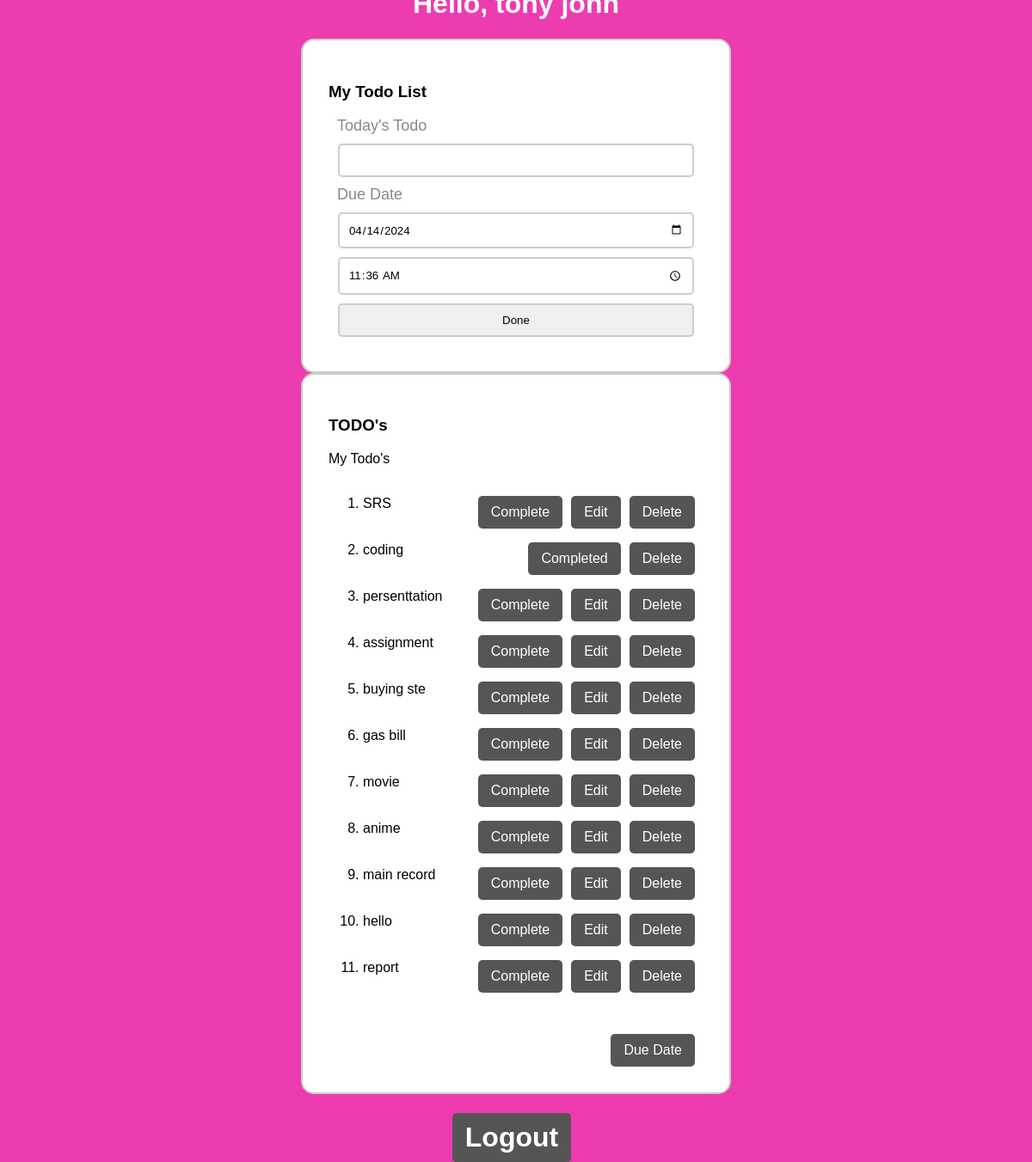
Screenshot of /login/home.php (signed in) with the database file from the repository.
### tables this page shows
CREATE TABLE IF NOT EXISTS `todos` (
  `tid` int NOT NULL AUTO_INCREMENT,
  `todo` varchar(255) NOT NULL,
  `status` tinyint NOT NULL,
  `uid` int NOT NULL,
  `date` date NOT NULL,
  `time` time NOT NULL,
  PRIMARY KEY (`tid`)
);

### login/home.php (the view, shortened to what this page needs)
<?php
if (isset($_SESSION['uid']) && isset($_SESSION['user_name']))
 {
	$ui=$_SESSION['uid'];
  $dbc = mysqli_connect('localhost', 'root', '', 'to');
?>
<!DOCTYPE html>
<html>
<head>
	 <link rel="stylesheet" type="text/css" href="s.css">
</head>
<body>
	<br><br><br><br><br><br><br><br><br><br><br><br><br><br><br><br><br><br><br><br><br><br><br><br><br><br><br><br><br>
<h1>Hello, <?php echo $_SESSION['name']; ?></h1>
        				<form action="home.php" method="post">
						<h3 >My Todo List</h3>
					   					<label>Today's Todo</label>
					   					<center>
					   						<input type="text" name="todo" >
									    </center>
											<label>Due Date</label>
										<center>
											<input type="date" name="dueDate" value="<?php echo date('Y-m-d'); ?>">
											<?php  $currentTime = new DateTime(date('H:i'));
                                            $timeInterval = new DateInterval('PT5H30M');
                                           $targetTime = $currentTime->add($timeInterval);   ?>
										   <input type='time' name='duetime' value="<?php echo $targetTime->format('H:i');?>">
                                        </center>
				   							<input  type="submit" name="submit" value="Done">
		   					</form>
  				<form>
        				<h3 >TODO's</h3>
        				<p >My Todo's</p>
                        <p>
        				<ol >
        				<?php
		   					$sql = "SELECT * from todos where `uid`='$ui' order by date,time";
		   					$result = mysqli_query($dbc, $sql);
                         while ($row=mysqli_fetch_array($result)) {
                         $todo = $row['todo'];
                         $todo_id = $row['tid'];
                         $status = $row['status'];
                          ?>
							<br>
                  <li >
                      <?=$todo?>
						<?php if ($status==0) { ?>
							  <a href="del.php?tid=<?=$todo_id?>">Delete
		                      </a>
						      <a href="edit.php?tid=<?=$todo_id?>" >Edit
		                      </a> &nbsp;
		                      <a href="comp.php?tid=<?=$todo_id?>" >Complete
		                      </a>	<?php } else{ ?> &nbsp;
		                       <a href="del.php?tid=<?=$todo_id?>">Delete
		                       </a> &nbsp;
		                       <a href="comp.php?tid=<?=$todo_id?>" >Completed
		                       </a> &nbsp;
		                <?php } ?>
		           </li><br>
                  <?php } ?>
                  </ol></p><pre>
				  <p> <a href="duedate.php">Due Date</a></p></pre>
      				</form>
	<h1> <a href="logout.php">Logout</a></h1>
</body>
</html>
<?php
}else{
     header("Location: index.php");
     exit();
}
 ?>

### login/s.css (style rules this page uses)
body { background: #ed3caf; display: flex; justify-content: center; align-items: center; height: 100vh; flex-direction: column; }
* { font-family: sans-serif; box-sizing: border-box; }
form { width: 500px; border: 2px solid #ccc; padding: 30px; background: #fff; border-radius: 15px; }
input { display: block; border: 2px solid #ccc; width: 95%; padding: 10px; margin: 10px auto; border-radius: 5px; }
label { color: #888; font-size: 18px; padding: 10px; }
h1 { text-align: center; color: #fff; }
a { float: right; background: #555; padding: 10px 15px; color: #fff; border-radius: 5px; margin-right: 10px; border: none; text-decoration: none; }

### rows the page displays
todos: todo "SRS"
todos: todo "coding"
todos: todo "persenttation"
todos: todo "assignment"
todos: todo "buying ste"
todos: todo "gas bill"
todos: todo "movie"
todos: todo "anime"
todos: todo "main record"
todos: todo "hello"
todos: todo "report"
